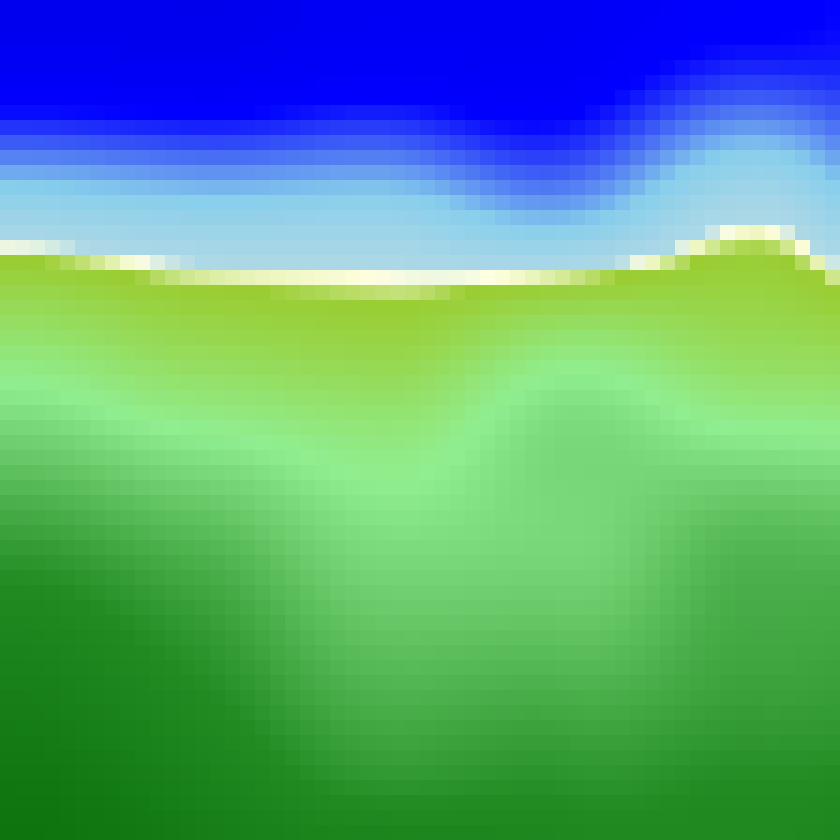
Frame 1 (no input)
Frame 60 (no input): identical to frame 1, image omitted
Frame 120 (the mouse pressed at the canvas centre since frame 60): identical to frame 1, image omitted

The p5.js sketch that drew this single still picture (run headless with seeded random() and noise() and a simulated clock; from frame 60 on, the mouse is pressed at the canvas centre):

// p5.js sketch
// ── sketch.js
let grid;
let cellSize = 15; // Tamaño de cada celda
let offsetX = 0; // Desplazamiento en X para arrastrar
let offsetY = 0; // Desplazamiento en Y para arrastrar
let noiseScale = 0.01;
let dragging = false;
let minH = -2000;
let maxH = 3000;
let previousMouse;

function setup() {
  // Crear el canvas
  canvas = createCanvas(840, 840);

  // Evitar el menú contextual al hacer clic derecho
  canvas.elt.oncontextmenu = () => false;

  // Configura una semilla para el ruido Perlin para consistencia
  noiseSeed(99); // Puedes cambiar este valor para obtener diferentes terrenos

  // Inicializar la grilla
  grid = new Grid(cellSize);

  // Generar las celdas visibles inicialmente
  grid.generateCellsInView(offsetX, offsetY, width, height);
}

function draw() {
  background(220);

  push();
  translate(offsetX, offsetY);
  grid.display();
  pop();
}

function mousePressed() {
  if (mouseButton === RIGHT) {
    dragging = true;
    previousMouse = createVector(mouseX, mouseY);
  }
}

function mouseDragged() {
  if (dragging) {
    let currentMouse = createVector(mouseX, mouseY);
    offsetX += currentMouse.x - previousMouse.x;
    offsetY += currentMouse.y - previousMouse.y;
    previousMouse = currentMouse;

    // Genera nuevas celdas y limpia las fuera de vista
    grid.generateCellsInView(offsetX, offsetY, width, height);
  }
}

function mouseReleased() {
  if (mouseButton === RIGHT) {
    dragging = false;
  }
}

// Clase que representa una celda individual
class Cell {
  constructor(i, j, size) {
    this.i = i; // Índice en X
    this.j = j; // Índice en Y
    this.size = size;
    this.x = i * size;
    this.y = j * size;
    this.height = this.generateHeight();
    this.color = this.getColorBasedOnHeight(this.height);
  }

  generateHeight() {
    // Utiliza las coordenadas globales para generar la altura
    // Ajuste para suavizar el terreno
    return map(noise(this.i * noiseScale, this.j * noiseScale), 0, 1, minH, maxH);
  }

  getColorBasedOnHeight(h) {
    // Definición de los puntos de la escala de colores
    let colorScale = [
      { value: minH, color: color(0, 0, 139) },        // Azul oscuro
      { value: -500, color: color(0, 0, 255) },         // Azul océano
      { value: -200, color: color(135, 206, 235) },     // Azul celeste
      { value: -20, color: color(173, 216, 230) },      // Azul claro
      { value: 0, color: color(255, 255, 224) },        // Amarillo claro
      { value: 40, color: color(154, 205, 50) },        // Amarillo verdoso
      { value: 400, color: color(144, 238, 144) },      // Verde claro
      { value: 900, color: color(34, 139, 34) },        // Verde fresco
      { value: 1500, color: color(0, 100, 0) },         // Verde oscuro
      { value: 1900, color: color(255, 165, 0) },       // Anaranjado montaña
      { value: 2200, color: color(128, 128, 128) },     // Marrón grisáceo
      { value: 2500, color: color(105, 105, 105) },     // Gris
      { value: maxH, color: color(255) }                // Blanco nieve
    ];

    // Encontrar los dos puntos entre los cuales se encuentra la altura
    let lower = colorScale[0];
    let upper = colorScale[colorScale.length -1];

    for(let i = 0; i < colorScale.length -1; i++) {
      if(h >= colorScale[i].value && h < colorScale[i+1].value) {
        lower = colorScale[i];
        upper = colorScale[i+1];
        break;
      }
    }

    // Calcular el porcentaje entre lower y upper
    let pct = map(h, lower.value, upper.value, 0, 1);
    pct = constrain(pct, 0, 1);

    // Interpolar entre los dos colores
    return lerpColor(lower.color, upper.color, pct);
  }

  display() {
    fill(this.color);
    noStroke();
    rect(this.x, this.y, this.size, this.size);
  }
}

// Clase que representa la grilla
class Grid {
  constructor(cellSize) {
    this.cellSize = cellSize;
    this.cells = new Map(); // Usamos un Map para almacenar las celdas con claves "i,j"
  }

  generateCellsInView(offsetX, offsetY, canvasWidth, canvasHeight) {
    // Determina el rango de celdas que deberían estar visibles
    let startX = -offsetX;
    let startY = -offsetY;
    let endX = startX + canvasWidth;
    let endY = startY + canvasHeight;

    let generationMargin = 2; // Margen adicional para generar celdas
    let deletionMargin = 4;   // Margen para eliminar celdas fuera de vista

    let startI = Math.floor(startX / this.cellSize) - generationMargin;
    let startJ = Math.floor(startY / this.cellSize) - generationMargin;
    let endI = Math.floor(endX / this.cellSize) + generationMargin;
    let endJ = Math.floor(endY / this.cellSize) + generationMargin;

    // Generar celdas necesarias
    for(let i = startI; i <= endI; i++) {
      for(let j = startJ; j <= endJ; j++) {
        this.addCell(i, j);
      }
    }

    // Eliminar celdas que están fuera del rango de eliminación
    let deletionStartI = Math.floor(startX / this.cellSize) - deletionMargin;
    let deletionStartJ = Math.floor(startY / this.cellSize) - deletionMargin;
    let deletionEndI = Math.floor(endX / this.cellSize) + deletionMargin;
    let deletionEndJ = Math.floor(endY / this.cellSize) + deletionMargin;

    let keysToDelete = [];
    for(let key of this.cells.keys()) {
      let [cellI, cellJ] = key.split(',').map(Number);
      if(cellI < deletionStartI || cellI > deletionEndI || cellJ < deletionStartJ || cellJ > deletionEndJ) {
        keysToDelete.push(key);
      }
    }

    // Eliminar las celdas fuera de rango
    for(let key of keysToDelete) {
      this.cells.delete(key);
    }
  }

  addCell(i, j) {
    let key = `${i},${j}`;
    if(!this.cells.has(key)) {
      let cell = new Cell(i, j, this.cellSize);
      this.cells.set(key, cell);
    }
  }

  display() {
    for(let cell of this.cells.values()) {
      cell.display();
    }
  }
}
